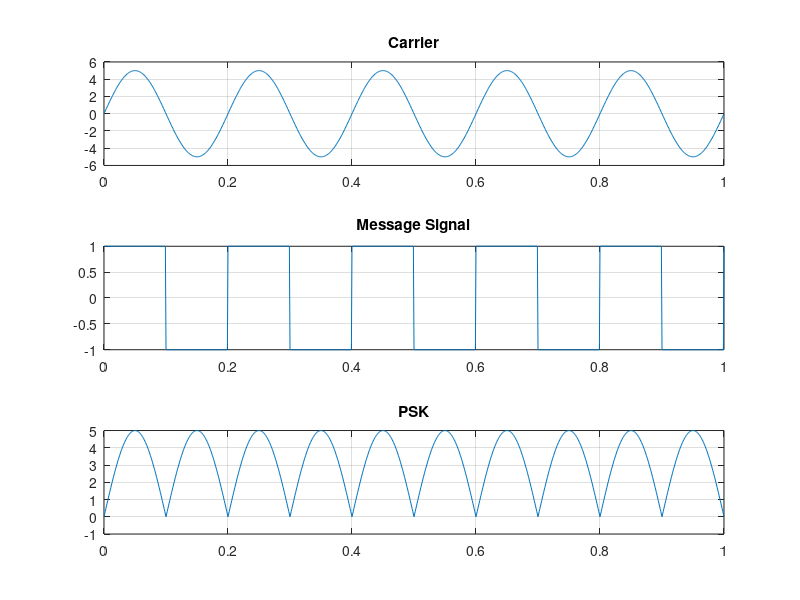

Write the MATLAB code that produced this figure.
clear all;
close all;
clc;

A=5;
t=0:0.001:1;
f1=input('Carrier frequency ='); %20
f2=input('Message frequency ='); %5
x=A.*sin(2*pi*f1*t); %Carrier
subplot(3,1,1);
plot(t,x);
title('Carrier');
grid on;

u=square(2*pi*f2*t); %Message signal
subplot(3,1,2);
plot(t,u);
title('Message Signal');
grid on;

v=x.*u;
subplot(3,1,3);
plot(t,v);
title('PSK');
grid on;